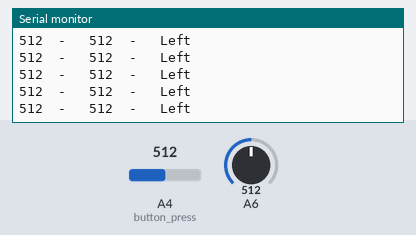
This sketch was run on a simulated Arduino Nano, built with avr-gcc and run on an emulated ATmega328P. Parts: the last lines printed to the serial monitor. The test bench sets the inputs (shaded band); at power-on: A6 = 512, A4 (button_press) = 512.

Above: at 2.7 s.
2.8 s: A6 set to 109
At 3.6 s:
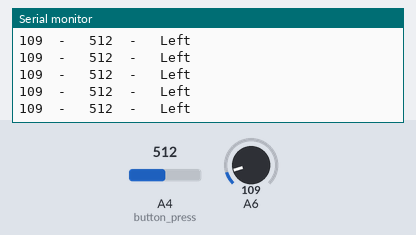
5.8 s: A6 set to 93
At 6.4 s:
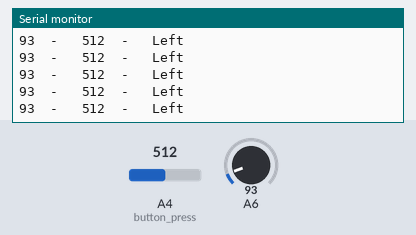
13.3 s: A6 set to 11
At 14.1 s:
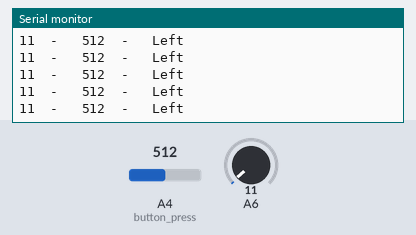
16.3 s: A6 set to 8
At 17.3 s:
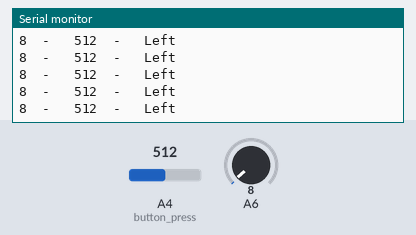
Timing chart, 0 to 19.3 s (numbered marks = the images above; inputs shaded):
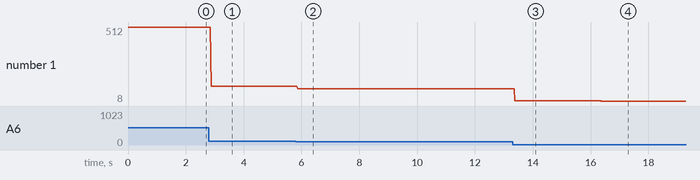

Measured:
- after the input at 2.8 s, the serial monitor: prints a new line after 0.07 s (image 1)
- after the input at 5.8 s, the serial monitor: prints a new line after 0.07 s (image 2)
- after the input at 13.3 s, the serial monitor: prints a new line after 0.08 s (image 3)
- after the input at 16.3 s, the serial monitor: prints a new line after 0.07 s (image 4)
- plotted number 1: 512 → 109 after the input at 2.8 s, 109 → 93 after the input at 5.8 s, 93 → 11 after the input at 13.3 s, 11 → 8 after the input at 16.3 s

The sketch:

Novice_gamepad.ino
```cpp
String button_press() {
  delay(10);
  int reading = analogRead(A4);
  if (reading > 300 and reading < 443) {
    return "Bottom";
  }
  else if (reading > 443 and reading < 470) {
    return "Right";
  }
  else if (reading > 470 and reading < 505) {
    return "Mid";
  }
  else if (reading > 505 and reading < 552) {
    return "Left";
  }
  else if (reading > 552 and reading < 598) {
    return "Top right";
  }
  else if (reading > 598 and reading < 722) {
    return "Top";
  }
  else if (reading > 722 and reading < 1023) {
    return "Top left";
  }
  if (reading < 300) {
    return "None";
  }
}

void setup()
{
  pinMode(A4, INPUT);
  Serial.begin(9600);
}

void loop()
{
  Serial.print(analogRead(A6));
  Serial.print("  -   ");
  Serial.print(analogRead(A4));
  Serial.print("  -   ");
  Serial.println(button_press());
}
```
